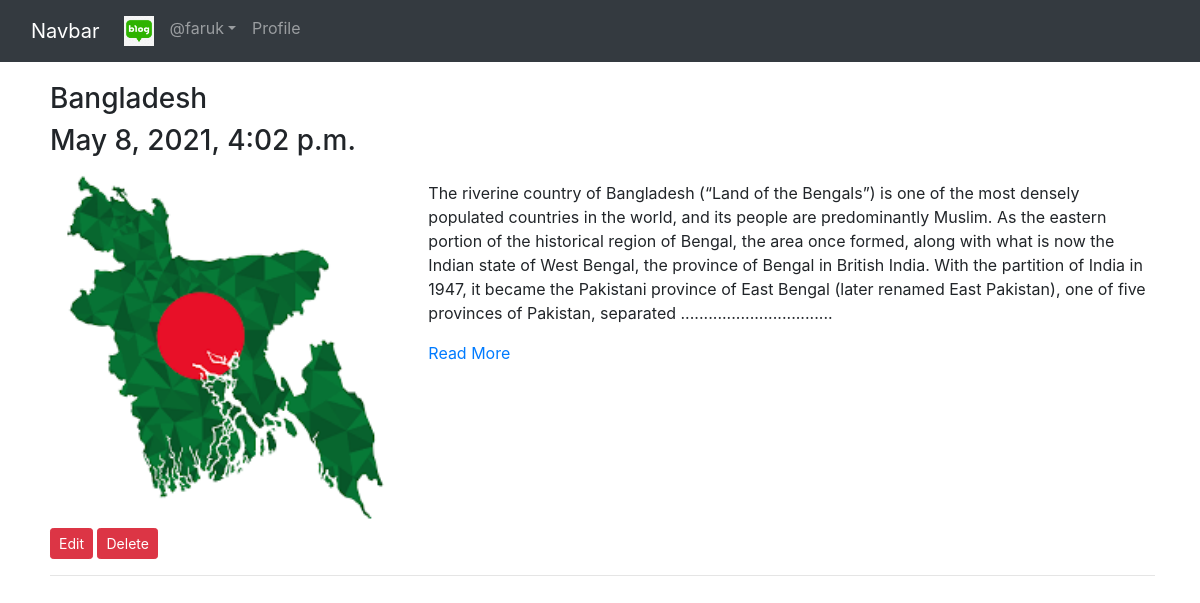
Screenshot of /blog/my_blogs/ (signed in) with the database file from the repository.
### App_Blog/models.py (models this page shows, shortened)
class Blog(models.Model):
    author = models.ForeignKey(User,on_delete=models.CASCADE,related_name='post_author')
    blog_title = models.CharField(max_length=264,verbose_name="put a title")
    slug = models.SlugField(max_length=264,unique=True)
    blog_content = models.TextField(verbose_name="What is on your mind?")
    blog_image = models.ImageField(upload_to='blog_image',verbose_name="Image")
    publish_date = models.DateTimeField(auto_now_add = True)
    update_date = models.DateTimeField(auto_now=True)
    class Meta:
        ordering=['-publish_date',]

### App_Blog/views.py (the view)
# urls.py: path('my_blogs/',views.MyBlogs.as_view(),name="my_blogs"),
class MyBlogs(LoginRequiredMixin,TemplateView):
    template_name='App_Blog/my_blogs.html'

### App_Blog/templatetags/custom_filters.py (called while the page is built)
def range_filter(value):
    return value[0:500] + "................................."

### templates/App_Blog/my_blogs.html (shortened to what this page needs)
{% extends 'base.html' %}
{% load custom_filters %}
{% block body_block %}
{% for blog in  user.post_author.all %}
<h3>{{blog.blog_title}}</h3>
<h3>{{blog.publish_date}}</h3>
<div class="row">
  <div class="col-sm-4">
      <img src="/media/{{blog.blog_image}}" alt="" width="100%">
  </div>
  <div class="col-sm-8">
    <p>{{blog.blog_content|range_filter|linebreaks}}</p>
    <a href="{% url 'App_Blog:blog_details' slug=blog.slug %}">Read More</a>
  </div>
</div>
<a href="{% url 'App_Blog:edit_blog' pk=blog.pk %}" class="btn btn-danger btn-sm">Edit</a>
<a href="{% url 'App_Blog:delete_blog' pk=blog.pk %}" class="btn btn-danger btn-sm">Delete </a>
<hr>
{% endfor %}
{% endblock %}

### templates/base.html (shortened to what this page needs)
<!DOCTYPE html>
<html lang="en" dir="ltr">
  <head>
    <link rel="stylesheet" href="https://maxcdn.bootstrapcdn.com/bootstrap/4.4.1/css/bootstrap.min.css">
  <link href="https://maxcdn.bootstrapcdn.com/font-awesome/4.7.0/css/font-awesome.min.css" rel="stylesheet">
  </head>
  <body>
    <nav class="navbar navbar-expand-lg navbar-dark bg-dark">
  <div class="container-fluid">
    <a class="navbar-brand" href="#">Navbar</a>
    <div class="collapse navbar-collapse" id="navbarNav">
      <ul class="navbar-nav">
        <li class="nav-item">
          <a class="nav-link active" aria-current="page" href="{% url 'index' %}"> <img src="/media/Blog_image.jpg" alt=""width="30px"></a>
        </li>
        {% if user.is_authenticated %}
        <div class="nav-item dropdown">
          <a href="" class="nav-link dropdown-toggle" id="navbardrop" data-toggle="dropdown">
               @{{ user.username }}</a>
        </div>
          <a class="nav-link " aria-current="page" href="{% url 'App_Login:profile' %}">Profile</a>
        {% endif %}
      </ul>
    </div>
  </div>
</nav>
<div class="container" style="padding-top:20px;padding-left:20px;">
  {% block body_block %}
  {% endblock %}
  </div>
  </body>
</html>

### rows the page displays
Blog: blog_title "Bangladesh", publish_date "May 8, 2021, 4:02 p.m.", blog_image (picture), blog_content|range_filter "The riverine country of Bangladesh (“Land of the Bengals”) is one of the most densely populated countries in the world, and its people are predominantly Muslim. As the eastern portion of the historical region of Bengal, the area once formed, along with what is now the Indian state of West Bengal, the province of Bengal in British India. With the partition of India in 1947, it became the Pakistani province of East Bengal (later renamed East Pakistan), one of five provinces of Pakistan, separated ................................."

### other values shown
{{ user.username }} "faruk"
